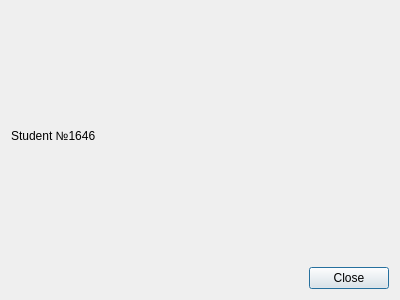
<?xml version="1.0" encoding="UTF-8"?>
<ui version="4.0">
 <class>AboutDialog</class>
 <widget class="QDialog" name="AboutDialog">
  <property name="geometry">
   <rect>
    <x>0</x>
    <y>0</y>
    <width>400</width>
    <height>300</height>
   </rect>
  </property>
  <property name="windowTitle">
   <string>Dialog</string>
  </property>
  <layout class="QVBoxLayout" name="verticalLayout">
   <item>
    <widget class="QLabel" name="label">
     <property name="text">
      <string>Student №1646 </string>
     </property>
    </widget>
   </item>
   <item>
    <widget class="QDialogButtonBox" name="buttonBox">
     <property name="orientation">
      <enum>Qt::Horizontal</enum>
     </property>
     <property name="standardButtons">
      <set>QDialogButtonBox::Close</set>
     </property>
    </widget>
   </item>
  </layout>
 </widget>
 <resources/>
 <connections>
  <connection>
   <sender>buttonBox</sender>
   <signal>accepted()</signal>
   <receiver>AboutDialog</receiver>
   <slot>accept()</slot>
   <hints>
    <hint type="sourcelabel">
     <x>248</x>
     <y>254</y>
    </hint>
    <hint type="destinationlabel">
     <x>157</x>
     <y>274</y>
    </hint>
   </hints>
  </connection>
  <connection>
   <sender>buttonBox</sender>
   <signal>rejected()</signal>
   <receiver>AboutDialog</receiver>
   <slot>reject()</slot>
   <hints>
    <hint type="sourcelabel">
     <x>316</x>
     <y>260</y>
    </hint>
    <hint type="destinationlabel">
     <x>286</x>
     <y>274</y>
    </hint>
   </hints>
  </connection>
 </connections>
</ui>
